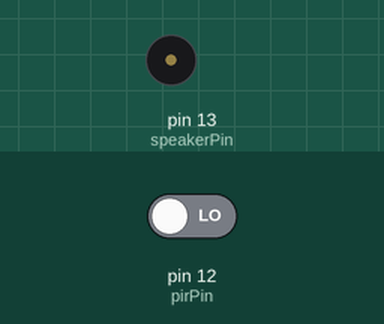
This sketch was run on a simulated Arduino Uno, built with avr-gcc and run on an emulated ATmega328P. Shown: buzzer (waves = sounding). Inputs (shaded band) come from the test bench; at power-on: pin 12 (pirPin) LOW. What the sketch prints to the serial monitor is not drawn.

Above: at 2.8 s.
2.9 s: pin 12 (pirPin) driven HIGH
At 3.25 s:
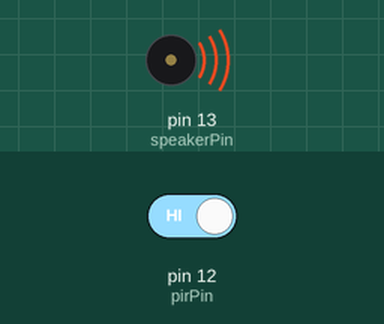
7.0 s: pin 12 (pirPin) driven LOW
At 8.0 s:
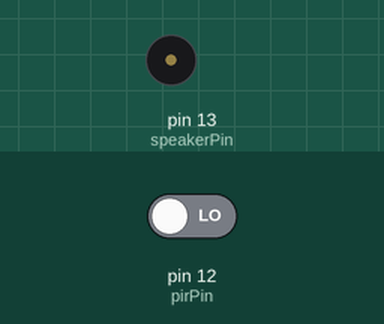
Timing chart, 0 to 10.0 s (numbered marks = the images above; inputs shaded):
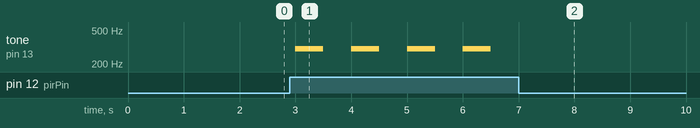

The sketch:

HumanSensing.ino
```cpp
int pirPin = 12;
int speakerPin = 13;

void setup() {
  Serial.begin(9600); // 시리얼 모니터 속도 설정
  pinMode(pirPin, INPUT);
  pinMode(LED_BUILTIN, OUTPUT);
}

void loop() {
  // 인체감지센서 값 읽기
  int sensor = digitalRead(pirPin);
  Serial.print("sensor: ");
  Serial.println(sensor);

  if (sensor == HIGH)
  {
    Serial.println("앗 사람이다");
    tone(speakerPin, 300, 500);  // 음높이, 지속시간
    digitalWrite(LED_BUILTIN, HIGH);
    delay(1000);
  }
  else
  {
    Serial.println("사람이 없다.");
    digitalWrite(LED_BUILTIN, LOW);
    delay(1000);
  }
}
```

Measured:
- after the input at 2.9 s, tone on pin 13 (speakerPin): alternates 300 Hz for 0.50 s and silent for 0.50 s, starting after 0.10 s
- after the input at 7.0 s, tone on pin 13 (speakerPin): stops changing and stays silent
